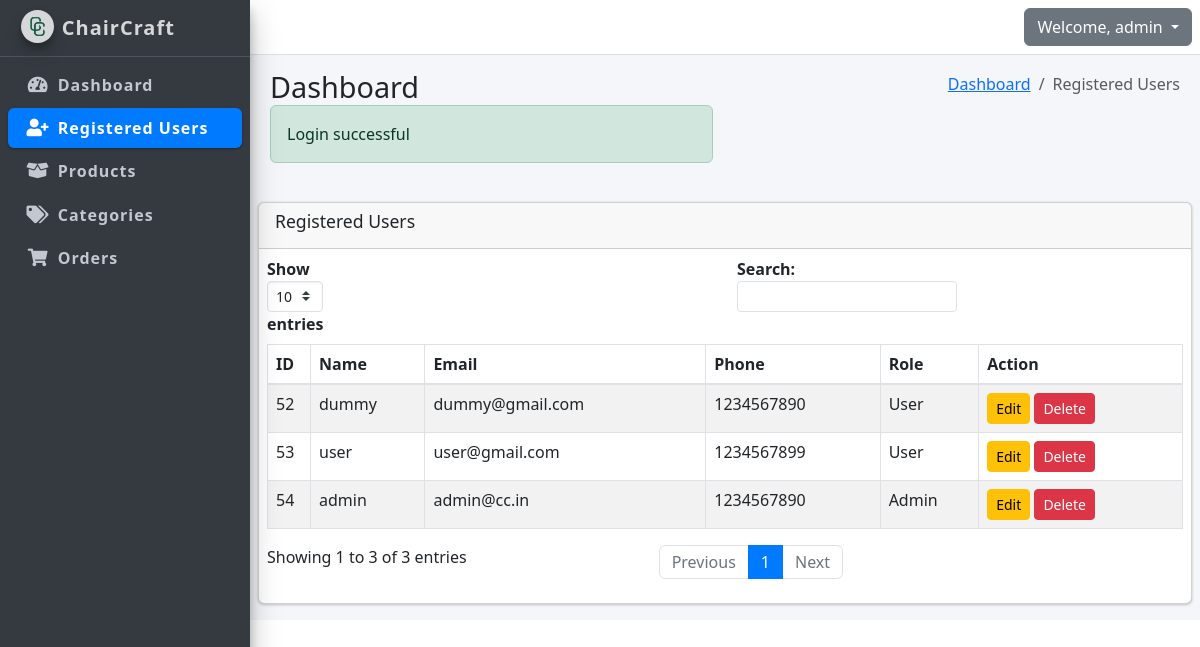
The app's page /admin/registered_users.php (signed in) with its own data.
### tables this page shows
CREATE TABLE `users` (
  `id` int(11) NOT NULL,
  `name` varchar(100) NOT NULL,
  `phone` varchar(15) DEFAULT NULL,
  `email` varchar(100) NOT NULL,
  `password` varchar(255) NOT NULL,
  `role_as` tinyint(4) NOT NULL DEFAULT 0 COMMENT '0 = User, 1 = Admin',
  `created_at` datetime DEFAULT current_timestamp()
);

### admin/registered_users.php (the view, shortened to what this page needs)
<?php
include 'includes/header.php';
include 'includes/navbar.php';
include 'includes/sidebar.php';
include 'config/db_con.php';
?>
<div class="content-wrapper">
    <div class="content-header">
      <div class="container-fluid">
        <div class="row mb-2">
          <div class="col-sm-6">
            <h1 class="m-0 text-dark">Dashboard</h1>
            <?php if (isset($_SESSION['message'])) : ?>
                <div class="alert alert-success">
                    <?php
                    echo $_SESSION['message'];
                    ?>
                </div>
            <?php endif; ?>
          </div>
          <div class="col-sm-6">
            <ol class="breadcrumb float-sm-right">
              <li class="breadcrumb-item"><a href="dashboard.php">Dashboard</a></li>
              <li class="breadcrumb-item active">Registered Users</li>
            </ol>
          </div>
        </div>
      </div>
    </div>
    <div class="container-fluid px-2">
        <div class="row">
            <div class="col-12">
                <div class="card">
                    <div class="card-header">
                        <h3 class="card-title">Registered Users</h3>
                    </div>
                    <div class="card-body p-2">
                        <table id="example1" class="table table-bordered table-striped w-100" style="max-width:100%; padding:8px;">
                            <thead>
                                <tr>
                                    <th>ID</th>
                                    <th>Name</th>
                                    <th>Email</th>
                                    <th>Phone</th>
                                    <th>Role</th>
                                    <th>Action</th>
                                </tr>
                            </thead>
                            <tbody>
                              <?php
                                $query = "SELECT * FROM users";
                                $result = mysqli_query($con, $query);
                                if (mysqli_num_rows($result) > 0) {
                                    while ($row = mysqli_fetch_assoc($result)) {
                                        echo "<tr>
                                                <td>{$row['id']}</td>
                                                <td>{$row['name']}</td>
                                                <td>{$row['email']}</td>
                                                <td>{$row['phone']}</td>
                                                <td>";
                                                    if ($row['role_as'] == "0") {
                                                        echo "User";
                                                    } elseif ($row['role_as'] == "1") {
                                                        echo "Admin";
                                                    } else {
                                                        echo "Invalid";
                                                    }
                                              echo "</td>
                                                <td>
                                                    <a href='edit_registered_user.php?id={$row['id']}' class='btn btn-warning btn-sm'>Edit</a>
                                                    <a href='delete_registered_user.php?id={$row['id']}' class='btn btn-danger btn-sm'>Delete</a>
                                                </td>
                                              </tr>";
                                    }
                                }
                                else
                                {
                                    echo "<tr><td colspan='5'>No users found</td></tr>";
                                }
                              ?>
                            </tbody>
                        </table>
                    </div>
                </div>
            </div>
        </div>
    </div>

### records on screen
users: id "52", name "dummy", email "dummy@gmail.com", phone "1234567890", role_as "User"
users: id "53", name "user", email "user@gmail.com", phone "1234567899", role_as "User"
users: id "54", name "admin", email "admin@cc.in", phone "1234567890", role_as "Admin"

### other values on screen
$_SESSION['auth_user']['name'] "admin"
$_SESSION['message'] "Login successful"
